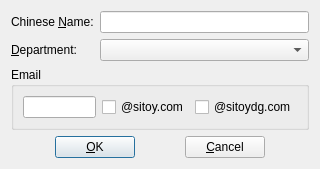
<?xml version="1.0" encoding="UTF-8"?>
<ui version="4.0">
 <class>ModifyUserInfoDialog</class>
 <widget class="QDialog" name="ModifyUserInfoDialog">
  <property name="geometry">
   <rect>
    <x>0</x>
    <y>0</y>
    <width>320</width>
    <height>168</height>
   </rect>
  </property>
  <property name="windowTitle">
   <string>Dialog</string>
  </property>
  <layout class="QGridLayout" name="gridLayout">
   <item row="0" column="0">
    <widget class="QLabel" name="label">
     <property name="text">
      <string>Chinese &amp;Name:</string>
     </property>
     <property name="buddy">
      <cstring>lineEditChineseName</cstring>
     </property>
    </widget>
   </item>
   <item row="0" column="1">
    <widget class="QLineEdit" name="lineEditChineseName">
     <property name="sizePolicy">
      <sizepolicy hsizetype="Expanding" vsizetype="Fixed">
       <horstretch>0</horstretch>
       <verstretch>0</verstretch>
      </sizepolicy>
     </property>
    </widget>
   </item>
   <item row="1" column="0">
    <widget class="QLabel" name="labelDepartment">
     <property name="text">
      <string>&amp;Department:</string>
     </property>
     <property name="buddy">
      <cstring>comboBoxUserDept</cstring>
     </property>
    </widget>
   </item>
   <item row="1" column="1">
    <widget class="QComboBox" name="comboBoxUserDept">
     <property name="sizePolicy">
      <sizepolicy hsizetype="Expanding" vsizetype="Fixed">
       <horstretch>0</horstretch>
       <verstretch>0</verstretch>
      </sizepolicy>
     </property>
     <property name="toolTip">
      <string>Department</string>
     </property>
     <property name="statusTip">
      <string/>
     </property>
     <property name="whatsThis">
      <string>Department</string>
     </property>
     <property name="currentIndex">
      <number>-1</number>
     </property>
     <item>
      <property name="text">
       <string notr="true">Account</string>
      </property>
     </item>
     <item>
      <property name="text">
       <string notr="true">AdminDept</string>
      </property>
     </item>
     <item>
      <property name="text">
       <string notr="true">Cost</string>
      </property>
     </item>
     <item>
      <property name="text">
       <string notr="true">Custom</string>
      </property>
     </item>
     <item>
      <property name="text">
       <string notr="true">GMO</string>
      </property>
     </item>
     <item>
      <property name="text">
       <string notr="true">HR</string>
      </property>
     </item>
     <item>
      <property name="text">
       <string notr="true">Marker</string>
      </property>
     </item>
     <item>
      <property name="text">
       <string>MIS</string>
      </property>
     </item>
     <item>
      <property name="text">
       <string notr="true">PDS</string>
      </property>
     </item>
     <item>
      <property name="text">
       <string notr="true">PG</string>
      </property>
     </item>
     <item>
      <property name="text">
       <string notr="true">Plan</string>
      </property>
     </item>
     <item>
      <property name="text">
       <string notr="true">PMC</string>
      </property>
     </item>
     <item>
      <property name="text">
       <string notr="true">Purchase</string>
      </property>
     </item>
     <item>
      <property name="text">
       <string notr="true">QC</string>
      </property>
     </item>
     <item>
      <property name="text">
       <string notr="true">Retail</string>
      </property>
     </item>
     <item>
      <property name="text">
       <string notr="true">Sales</string>
      </property>
     </item>
     <item>
      <property name="text">
       <string notr="true">Sample</string>
      </property>
     </item>
     <item>
      <property name="text">
       <string notr="true">Secretary</string>
      </property>
     </item>
     <item>
      <property name="text">
       <string notr="true">Ship</string>
      </property>
     </item>
     <item>
      <property name="text">
       <string notr="true">Shop</string>
      </property>
     </item>
     <item>
      <property name="text">
       <string notr="true">WHouse</string>
      </property>
     </item>
    </widget>
   </item>
   <item row="2" column="0" colspan="2">
    <widget class="QGroupBox" name="groupBoxEmail">
     <property name="title">
      <string>Email</string>
     </property>
     <layout class="QGridLayout" name="gridLayout_5">
      <item row="0" column="1">
       <widget class="QCheckBox" name="checkBoxExternalEmail">
        <property name="toolTip">
         <string>External Email Account</string>
        </property>
        <property name="text">
         <string notr="true">@sitoy.com</string>
        </property>
       </widget>
      </item>
      <item row="0" column="2">
       <widget class="QCheckBox" name="checkBoxInternalEmail">
        <property name="toolTip">
         <string>Internal Email Account</string>
        </property>
        <property name="text">
         <string notr="true">@sitoydg.com</string>
        </property>
       </widget>
      </item>
      <item row="0" column="0">
       <widget class="QLineEdit" name="lineEditEmailAccount">
        <property name="toolTip">
         <string>Email Account Name</string>
        </property>
       </widget>
      </item>
     </layout>
    </widget>
   </item>
   <item row="3" column="0" colspan="2">
    <layout class="QHBoxLayout" name="horizontalLayout">
     <item>
      <spacer name="horizontalSpacer">
       <property name="orientation">
        <enum>Qt::Horizontal</enum>
       </property>
       <property name="sizeHint" stdset="0">
        <size>
         <width>40</width>
         <height>20</height>
        </size>
       </property>
      </spacer>
     </item>
     <item>
      <widget class="QPushButton" name="pushButtonOK">
       <property name="text">
        <string>&amp;OK</string>
       </property>
       <property name="default">
        <bool>true</bool>
       </property>
      </widget>
     </item>
     <item>
      <spacer name="horizontalSpacer_3">
       <property name="orientation">
        <enum>Qt::Horizontal</enum>
       </property>
       <property name="sizeHint" stdset="0">
        <size>
         <width>40</width>
         <height>20</height>
        </size>
       </property>
      </spacer>
     </item>
     <item>
      <widget class="QPushButton" name="pushButtonCancel">
       <property name="text">
        <string>&amp;Cancel</string>
       </property>
      </widget>
     </item>
     <item>
      <spacer name="horizontalSpacer_2">
       <property name="orientation">
        <enum>Qt::Horizontal</enum>
       </property>
       <property name="sizeHint" stdset="0">
        <size>
         <width>40</width>
         <height>20</height>
        </size>
       </property>
      </spacer>
     </item>
    </layout>
   </item>
  </layout>
 </widget>
 <resources/>
 <connections/>
</ui>
